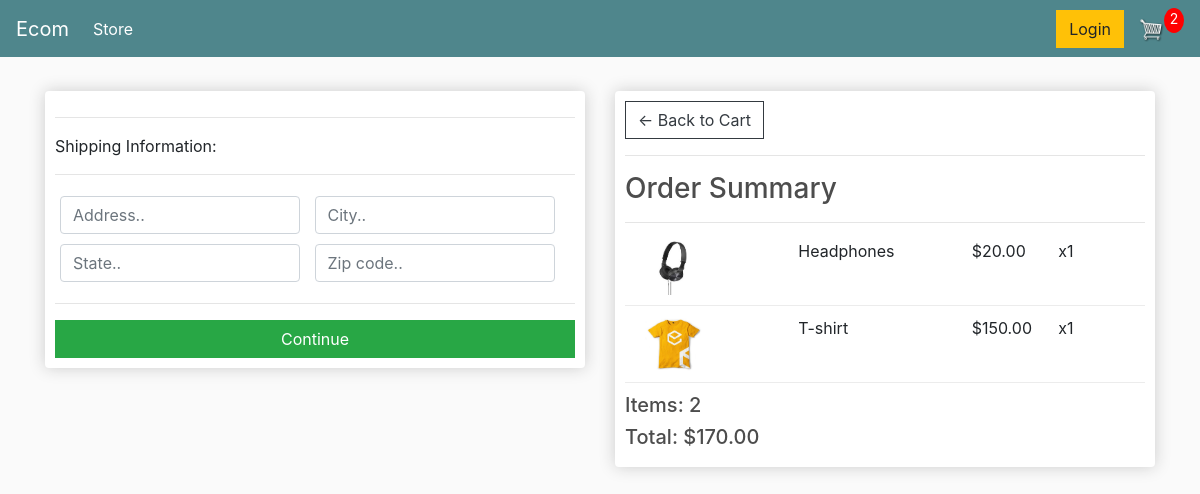
The page /checkout/ (signed in) on the database as committed earlier.
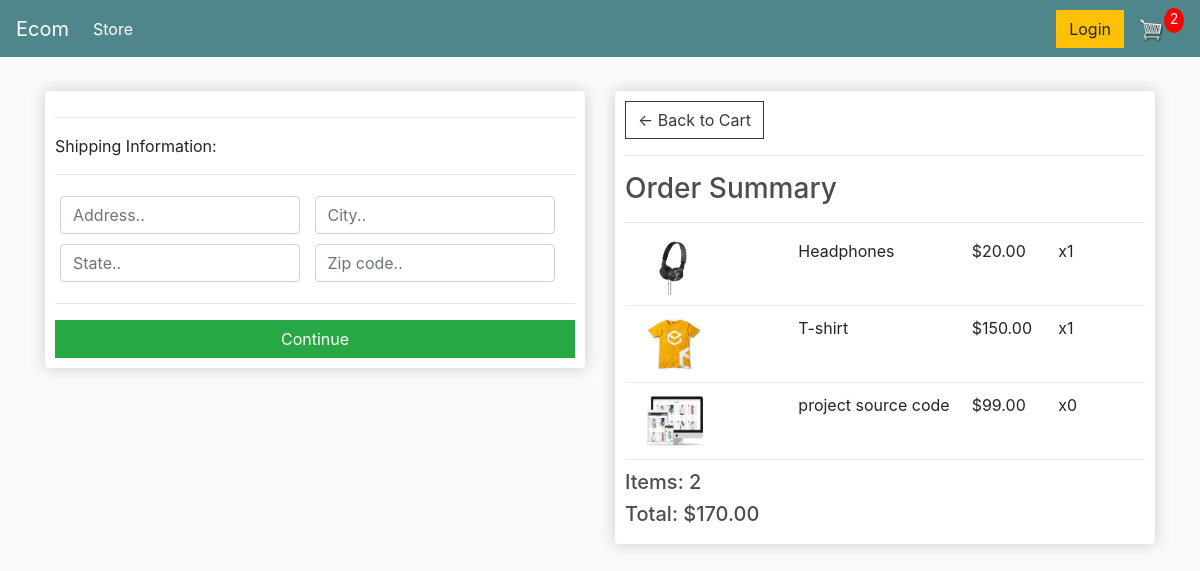
The same page on the database as committed later.
### store/models.py (models this page shows, shortened)
class OrderItem(models.Model):
    product = models.ForeignKey(Product, on_delete=models.SET_NULL, null=True)
    order = models.ForeignKey(Order, on_delete=models.SET_NULL, null=True)
    quantity = models.IntegerField(default=0, null=True, blank=True)
    date_added = models.DateTimeField(auto_now_add=True)
    @property
    def get_total(self):
        total = self.product.price * self.quantity
        return total

class Product(models.Model):
    name = models.CharField(max_length=200)
    price = models.DecimalField(max_digits=7, decimal_places=2)
    digital = models.BooleanField(default=False, null=True, blank=True)
    image = models.ImageField(null=True, blank=True)
    @property
    def imageURL(self):
        try:
            url = self.image.url
        except:
            url = ''
        return url

### store/views.py (the view)
# urls.py: path('checkout/', views.checkout, name="checkout"),
def checkout(request):
	data = cartData(request)
	cartItems = data['cartItems']
	order = data['order']
	items = data['items']
	context = {'items':items, 'order':order, 'cartItems':cartItems}
	return render(request, 'store/checkout.html', context)

### store/models.py (called while the page is built)
    @property
    def shipping(self):
        shipping = False
        orderitems = self.orderitem_set.all()
        for i in orderitems:
            if i.product.digital == False:
                shipping = True
        return shipping

    @property
    def get_cart_total(self):
        orderitems = self.orderitem_set.all()
        total = sum(item.get_total for item in orderitems)
        return total

    @property
    def get_cart_items(self):
        orderitems = self.orderitem_set.all()
        total = sum(item.quantity for item in orderitems)
        return total

### store/utils.py (called while the page is built)
def cartData(request):
	if request.user.is_authenticated:
		customer = request.user.customer
		order, created = Order.objects.get_or_create(customer=customer, complete=False)
		items = order.orderitem_set.all()
		cartItems = order.get_cart_items
	else:
		cookieData = cookieCart(request)
		cartItems = cookieData['cartItems']
		order = cookieData['order']
		items = cookieData['items']
	return {'cartItems':cartItems ,'order':order, 'items':items}

### store/templates/store/checkout.html (shortened to what this page needs)
{% extends 'store/main.html' %}
{% load static %}
{% block content %}
<div class="row">
    <div class="col-lg-6">
        <div class="box-element" id="form-wrapper">
            <form id="form">
                <div id="shipping-info">
                    <hr>
                    <p>Shipping Information:</p>
                    <hr>
                    <div class="form-field">
                        <input class="form-control" type="text" name="address" placeholder="Address..">
                    </div>
                    <div class="form-field">
                        <input class="form-control" type="text" name="city" placeholder="City..">
                    </div>
                    <div class="form-field">
                        <input class="form-control" type="text" name="state" placeholder="State..">
                    </div>
                    <div class="form-field">
                        <input class="form-control" type="text" name="zipcode" placeholder="Zip code..">
                    </div>
                </div>
                <hr>
                <input id="form-button" class="btn btn-success btn-block" type="submit" value="Continue">
            </form>
        </div>
        <br>
    </div>
    <div class="col-lg-6">
        <div class="box-element">
            <a class="btn btn-outline-dark" href="{% url 'cart' %}">&#x2190; Back to Cart</a>
            <hr>
            <h3>Order Summary</h3>
            <hr>
            {% for item in items %}
            <div class="cart-row">
                <div style="flex:2"><img class="row-image" src="{{item.product.imageURL}}"></div>
                <div style="flex:2"><p>{{item.product.name}}</p></div>
                <div style="flex:1"><p>${{item.product.price|floatformat:2}}</p></div>
                <div style="flex:1"><p>x{{item.quantity}}</p></div>
            </div>
            {% endfor %}
            <h5>Items: {{order.get_cart_items}}</h5>
            <h5>Total: ${{order.get_cart_total|floatformat:2}}</h5>
        </div>
    </div>
</div>
{% endblock content %}

Rows that differ between the two databases and show on the page:
added OrderItem: product.imageURL (picture), product.name "project source code", product.price "99.00", quantity "0"
